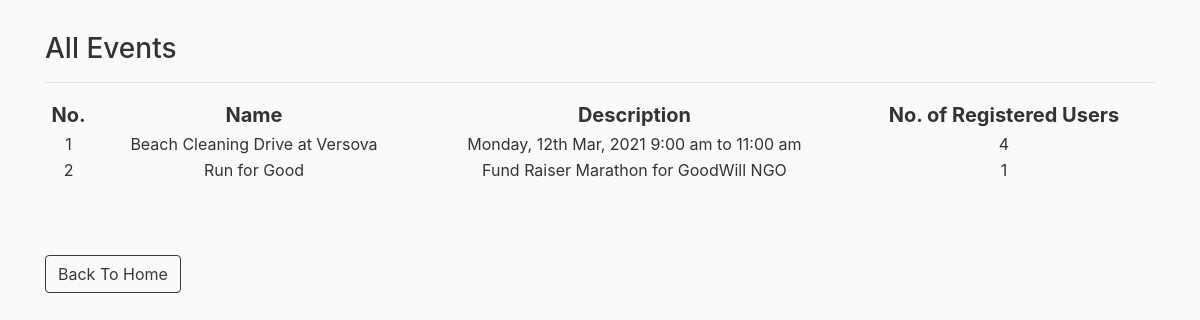
The page /view_events on the database as committed earlier.
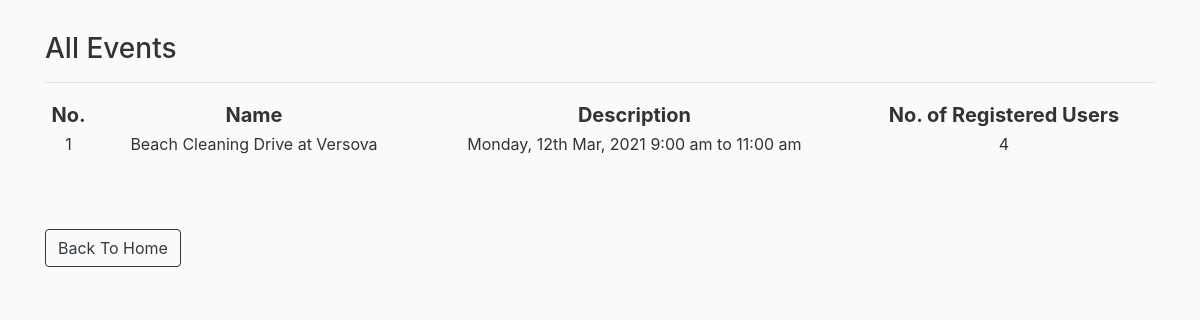
The same page on the database as committed later.
### rbac/models.py (models this page shows)
class Event(db.Model):
    id = db.Column(db.Integer, primary_key=True)
    name = db.Column(db.String(50), unique=True)
    description = db.Column(db.String(200), unique=True, nullable=False)
    event_date = db.Column(db.DateTime, index=True, default=datetime.utcnow)
    status = db.Column(db.String(20), nullable=False, default=False) #0=not approved; 1=approved; 2=done
    users_attended = relationship("User", secondary="attendance") #event.users_attended
    users_registered = relationship("User", secondary="registration") #event.users_registered

### rbac/routes.py (the view)
@app.route('/view_events')
def view_events():
    role =''
    if current_user.is_authenticated:
        role = get_role(current_user)
    events = Event.query.filter_by(status='1')
    return render_template('view_events.html',role=role,events=events)

### rbac/templates/view_events.html (shortened to what this page needs)
{% extends "layout.html" %}
{% block content %}
<h3>All Events</h3>
    <table style="width: 100%; text-align: center;">
        <tr style="font-size: 20px;">
                <th>No.</th>
                <th>Name</th>
                <th>Description</th>
                <th>No. of Registered Users</th>
        </tr>
        <hr>
        {% for event in events %}
            <tr>
                <td>{{ loop.index }}</td>
                <td>{{ event.name }}</td>
                <td>{{ event.description }}</td>
                <td>{{event.users_registered|length}}</td>
            </tr>
        {% endfor %}
    </table>
<br><br><br>
<a href="{{ url_for('home') }}" class="btn btn-outline-dark" >Back To Home</a>
{% endblock content %}

Rows that differ between the two databases and show on the page:
no longer on this page (row edited): Event: name "Run for Good", description "Fund Raiser Marathon for GoodWill NGO", users_registered|length "1"
